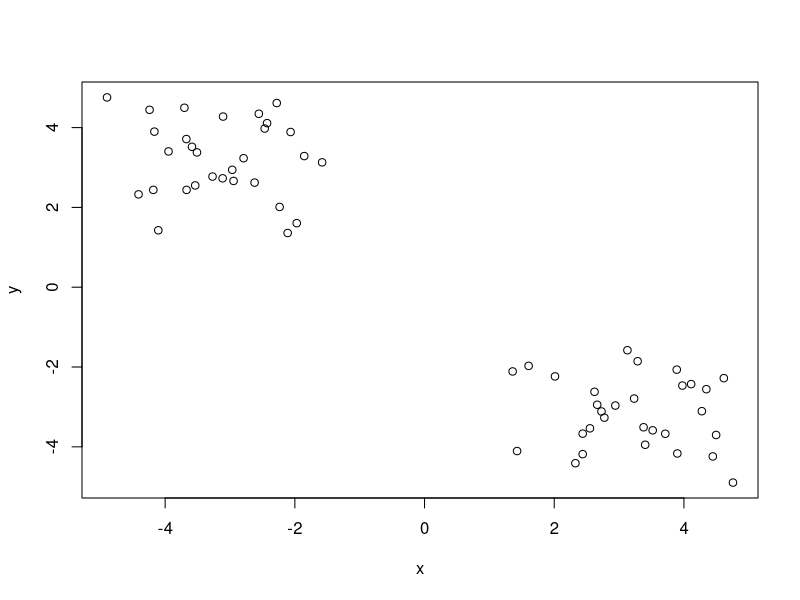
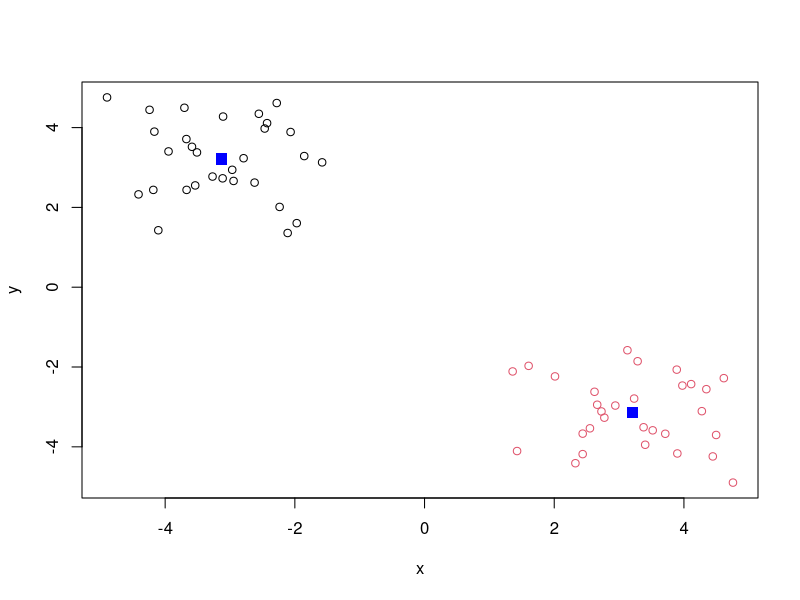

Write R code to recreate these figures, in order.
## ---- chunk 1
tmp <- c(rnorm(30, 3), rnorm(30, -3))
x <- cbind(x = tmp, y = rev(tmp))
plot(x)

## ---- chunk 2
k <- kmeans(x, centers = 2, nstart = 20)
k
## ---- chunk 3
k$size
## ---- chunk 4
k$centers
## ---- chunk 5
k$cluster
## ---- chunk 6
plot(x, col = k$cluster)
points(k$centers, col = "blue", pch = 15, cex = 1.5)
## ---- chunk 7
hc <- hclust( dist(x) )
hc
